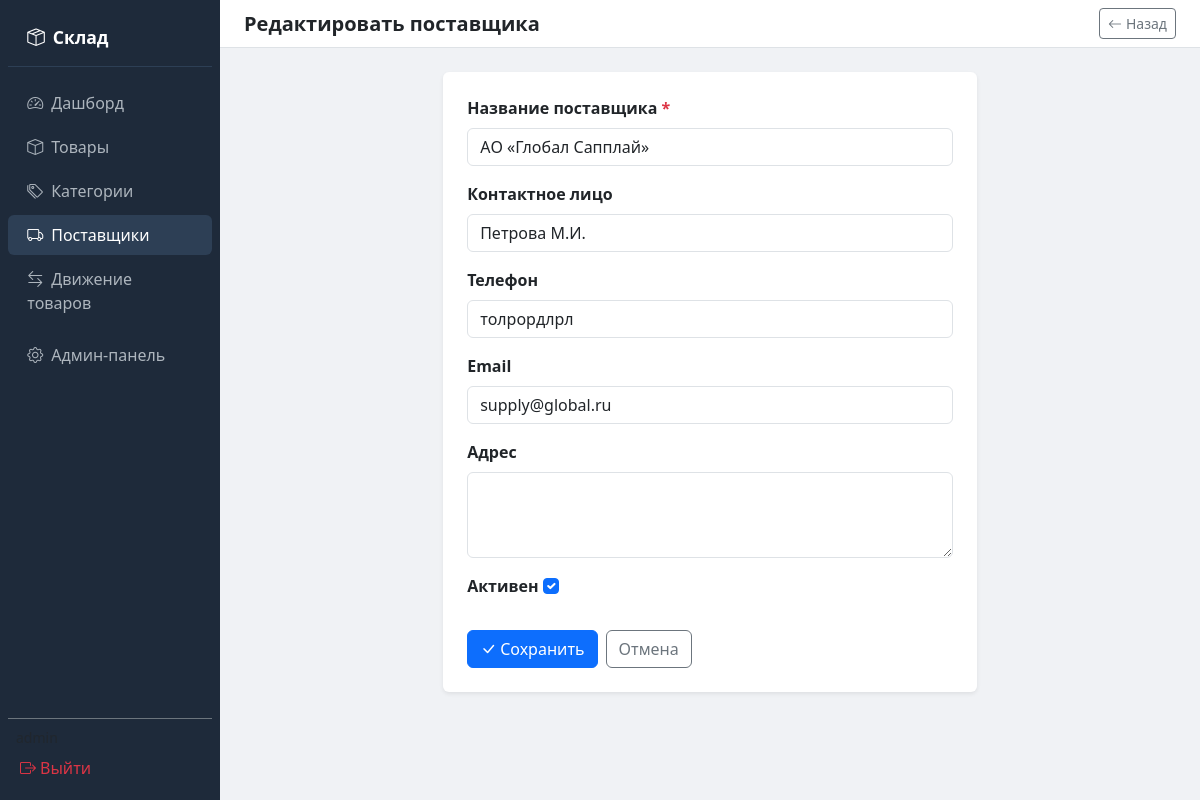
Page /suppliers/3/edit/ (signed in) on the committed database.
### inventory/models.py (models this page shows, shortened)
class Supplier(models.Model):
    name = models.CharField(max_length=200, verbose_name="Название поставщика")
    contact_person = models.CharField(max_length=200, blank=True, verbose_name="Контактное лицо")
    phone = models.CharField(max_length=50, blank=True, verbose_name="Телефон")
    email = models.EmailField(blank=True, verbose_name="Email")
    address = models.TextField(blank=True, verbose_name="Адрес")
    is_active = models.BooleanField(default=True, verbose_name="Активен")
    class Meta:
        verbose_name = "Поставщик"
        verbose_name_plural = "Поставщики"
        ordering = ["name"]

### inventory/views.py (the view)
# urls.py: path("suppliers/<int:pk>/edit/", views.supplier_update, name="supplier_update"),
@login_required
def supplier_update(request, pk):
    sup = get_object_or_404(Supplier, pk=pk)
    form = SupplierForm(request.POST or None, instance=sup)
    if form.is_valid():
        form.save()
        messages.success(request, "Поставщик обновлён.")
        return redirect("supplier_list")
    return render(request, "inventory/supplier_form.html", {"form": form, "title": "Редактировать поставщика"})

### inventory/forms.py
class SupplierForm(forms.ModelForm):
    class Meta:
        model = Supplier
        fields = ["name", "contact_person", "phone", "email", "address", "is_active"]
        widgets = {
            "name": forms.TextInput(attrs={"class": "form-control"}),
            "contact_person": forms.TextInput(attrs={"class": "form-control"}),
            "phone": forms.TextInput(attrs={"class": "form-control"}),
            "email": forms.EmailInput(attrs={"class": "form-control"}),
            "address": forms.Textarea(attrs={"class": "form-control", "rows": 3}),
            "is_active": forms.CheckboxInput(attrs={"class": "form-check-input"}),
        }

### inventory/templates/inventory/supplier_form.html
{% extends "inventory/product_form.html" %}

### inventory/templates/inventory/product_form.html (shortened to what this page needs)
{% extends "inventory/base.html" %}
{% block page_title %}{{ title }}{% endblock %}
{% block header_actions %}
<a href="javascript:history.back()" class="btn btn-sm btn-outline-secondary"><i class="bi bi-arrow-left me-1"></i>Назад</a>
{% endblock %}
{% block content %}
<div class="row justify-content-center">
    <div class="col-lg-7">
        <div class="card border-0 shadow-sm">
            <div class="card-body p-4">
                <form method="post" novalidate>
                    {% for field in form %}
                    <div class="mb-3">
                        <label class="form-label fw-semibold" for="{{ field.id_for_label }}">
                            {{ field.label }}{% if field.field.required %} <span class="text-danger">*</span>{% endif %}
                        </label>
                        {{ field }}
                    </div>
                    {% endfor %}
                    <div class="d-flex gap-2 mt-4">
                        <button type="submit" class="btn btn-primary"><i class="bi bi-check-lg me-1"></i>Сохранить</button>
                        <a href="javascript:history.back()" class="btn btn-outline-secondary">Отмена</a>
                    </div>
                </form>
            </div>
        </div>
    </div>
</div>
{% endblock %}

### inventory/templates/inventory/base.html (style rules this page uses)
body { background: #f0f2f5; }

### rows in the picture
Supplier: form "АО «Глобал Сапплай»" "Петрова М.И." "толрордлрл" "supply@global.ru" "☑"

### other values in the picture
{{ title }} "Редактировать поставщика"
{{ field.label }} "Название поставщика" "Контактное лицо" "Телефон" "Email" "Адрес" "Активен"
